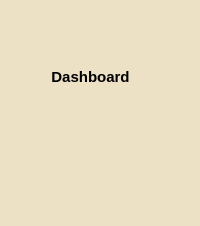
       <widget class="QWidget" name="widget_18" native="true">
        <property name="minimumSize">
         <size>
          <width>180</width>
          <height>0</height>
         </size>
        </property>
        <property name="styleSheet">
         <string notr="true">background-color:#ECE1C5;</string>
        </property>
        <layout class="QVBoxLayout" name="verticalLayout_5">
         <item>
          <widget class="QWidget" name="widget_19" native="true">
           <property name="minimumSize">
            <size>
             <width>0</width>
             <height>150</height>
            </size>
           </property>
           <property name="styleSheet">
            <string notr="true">background-color:transparent;</string>
           </property>
           <widget class="QToolButton" name="Dashboard_button">
            <property name="geometry">
             <rect>
              <x>-1</x>
              <y>10</y>
              <width>161</width>
              <height>111</height>
             </rect>
            </property>
            <property name="font">
             <font>
              <pointsize>-1</pointsize>
              <weight>75</weight>
              <italic>false</italic>
              <bold>true</bold>
             </font>
            </property>
            <property name="cursor">
             <cursorShape>PointingHandCursor</cursorShape>
            </property>
            <property name="styleSheet">
             <string notr="true">QToolButton{
background-color:#ECE1C5;
border-radius:20px;
font-size: 15px;
color: black;
font: &quot;Jost&quot; ;
font-weight: bold;

}

QToolButton:hover {
background-color: rgba(244,237,228,200);
border-radius: 20px;
}</string>
            </property>
            <property name="text">
             <string>Dashboard</string>
            </property>
            <property name="icon">
             <iconset resource="resources.qrc">
              <normaloff>:/newPrefix/icons8-dashboard-80.png</normaloff>
              <activeoff>:/newPrefix/icons8-dashboard-80.png</activeoff>:/newPrefix/icons8-dashboard-80.png</iconset>
            </property>
            <property name="iconSize">
             <size>
              <width>100</width>
              <height>100</height>
             </size>
            </property>
            <property name="toolButtonStyle">
             <enum>Qt::ToolButtonTextUnderIcon</enum>
            </property>
           </widget>
          </widget>
         </item>
         <item>
          <widget class="QWidget" name="widget_20" native="true">
           <property name="sizePolicy">
            <sizepolicy hsizetype="Preferred" vsizetype="Expanding">
             <horstretch>0</horstretch>
             <verstretch>0</verstretch>
            </sizepolicy>
           </property>
           <property name="styleSheet">
            <string notr="true">background-color:transparent;</string>
           </property>
           <layout class="QVBoxLayout" name="verticalLayout_6">
            <item>
             <widget class="QWidget" name="widget_21" native="true">
              <widget class="QPushButton" name="Inventory">
               <property name="geometry">
                <rect>
                 <x>-19</x>
                 <y>14</y>
                 <width>181</width>
                 <height>51</height>
                </rect>
               </property>
               <property name="font">
                <font/>
               </property>
               <property name="cursor">
                <cursorShape>PointingHandCursor</cursorShape>
               </property>
               <property name="layoutDirection">
                <enum>Qt::LeftToRight</enum>
               </property>
               <property name="styleSheet">
                <string notr="true">QPushButton {
    background-color: transparent;
    border: none;
    text-align: center;
    width: 200px; /* Default width */
    height: 50px; /* Optional height for consistency */
}

QPushButton:hover {
    background-color: rgba(244,237,228,200);
border-radius: 20px;
    width: 300px; /* Width change on hover */
 
}
</string>
               </property>
               <property name="text">
                <string/>
               </property>
               <property name="icon">
                <iconset resource="resources.qrc">
                 <normaloff>:/newPrefix/inventory.png</normaloff>
                 <normalon>:/newPrefix/inventory.png</normalon>
                 <disabledoff>:/newPrefix/inventory-w.png</disabledoff>
                 <disabledon>:/newPrefix/inventory-w.png</disabledon>
                 <activeoff>:/newPrefix/inventory-w.png</activeoff>
                 <activeon>:/newPrefix/inventory-w.png</activeon>
                 <selectedoff>:/newPrefix/inventory-w.png</selectedoff>
                 <selectedon>:/newPrefix/inventory.png</selectedon>:/newPrefix/inventory.png</iconset>
               </property>
               <property name="iconSize">
                <size>
                 <width>50</width>
                 <height>50</height>
                </size>
               </property>
              </widget>
             </widget>
            </item>
            <item>
             <widget class="QWidget" name="widget_22" native="true">
              <widget class="QPushButton" name="Order">
               <property name="geometry">
                <rect>
                 <x>-20</x>
                 <y>20</y>
                 <width>181</width>
                 <height>51</height>
                </rect>
               </property>
               <property name="font">
                <font>
                 <pointsize>12</pointsize>
                </font>
               </property>
               <property name="cursor">
                <cursorShape>PointingHandCursor</cursorShape>
               </property>
               <property name="layoutDirection">
                <enum>Qt::LeftToRight</enum>
               </property>
               <property name="styleSheet">
                <string notr="true">QPushButton {
    background-color: transparent;
    border: none;
    text-align: center;
    width: 200px; /* Default width */
    height: 50px; /* Optional height for consistency */
}

QPushButton:hover {
    background-color: rgba(244,237,228,200);
border-radius: 20px;
    width: 300px; /* Width change on hover */
}
</string>
               </property>
               <property name="text">
                <string/>
               </property>
               <property name="icon">
                <iconset resource="resources.qrc">
                 <normaloff>:/newPrefix/icons8-order-management-64 1.png</normaloff>
                 <activeoff>:/newPrefix/icons8-order-management-64 (1) 1.png</activeoff>:/newPrefix/icons8-order-management-64 1.png</iconset>
               </property>
               <property name="iconSize">
                <size>
                 <width>50</width>
                 <height>50</height>
                </size>
               </property>
              </widget>
             </widget>
            </item>
            <item>
             <widget class="QWidget" name="widget_23" native="true">
              <widget class="QPushButton" name="Report">
               <property name="geometry">
                <rect>
                 <x>-20</x>
                 <y>20</y>
                 <width>181</width>
                 <height>55</height>
                </rect>
               </property>
               <property name="font">
                <font>
                 <pointsize>12</pointsize>
                </font>
               </property>
               <property name="cursor">
                <cursorShape>PointingHandCursor</cursorShape>
               </property>
               <property name="layoutDirection">
                <enum>Qt::LeftToRight</enum>
               </property>
               <property name="styleSheet">
                <string notr="true">QPushButton {
    background-color: transparent;
    border: none;
    text-align: center;
    width: 200px; /* Default width */
    height: 50px; /* Optional height for consistency */
}

QPushButton:hover {
    background-color: rgba(244,237,228,200);
border-radius: 20px;
    width: 300px; /* Width change on hover */
}
</string>
               </property>
               <property name="text">
                <string/>
               </property>
               <property name="icon">
                <iconset resource="resources.qrc">
                 <normaloff>:/newPrefix/icons8-health-graph-50.png</normaloff>
                 <activeoff>:/newPrefix/icons8-health-graph-50 (1).png</activeoff>:/newPrefix/icons8-health-graph-50.png</iconset>
               </property>
               <property name="iconSize">
                <size>
                 <width>50</width>
                 <height>50</height>
                </size>
               </property>
              </widget>
             </widget>
            </item>
            <item>
             <widget class="QWidget" name="widget_24" native="true">
              <widget class="QPushButton" name="Supplier">
               <property name="geometry">
                <rect>
                 <x>-20</x>
                 <y>20</y>
                 <width>181</width>
                 <height>51</height>
                </rect>
               </property>
               <property name="font">
                <font>
                 <pointsize>12</pointsize>
                </font>
               </property>
               <property name="cursor">
                <cursorShape>PointingHandCursor</cursorShape>
               </property>
               <property name="layoutDirection">
                <enum>Qt::LeftToRight</enum>
               </property>
               <property name="styleSheet">
                <string notr="true">QPushButton {
    background-color: transparent;
    border: none;
    text-align: center;
    width: 200px; /* Default width */
    height: 50px; /* Optional height for consistency */
}

QPushButton:hover {
    background-color: rgba(244,237,228,200);
border-radius: 20px;
    width: 300px; /* Width change on hover */
}
</string>
               </property>
               <property name="text">
                <string/>
               </property>
               <property name="icon">
                <iconset resource="resources.qrc">
                 <normaloff>:/newPrefix/supplier.png</normaloff>
                 <activeoff>:/newPrefix/icons8-supplier-50.png</activeoff>:/newPrefix/supplier.png</iconset>
               </property>
               <property name="iconSize">
                <size>
                 <width>50</width>
                 <height>50</height>
                </size>
               </property>
              </widget>
             </widget>
            </item>
            <item>
             <widget class="QWidget" name="widget_25" native="true"/>
            </item>
            <item>
             <widget class="QWidget" name="widget_26" native="true">
              <widget class="QPushButton" name="Logout">
               <property name="geometry">
                <rect>
                 <x>30</x>
                 <y>20</y>
                 <width>71</width>
                 <height>51</height>
                </rect>
               </property>
               <property name="font">
                <font>
                 <pointsize>12</pointsize>
                </font>
               </property>
               <property name="cursor">
                <cursorShape>PointingHandCursor</cursorShape>
               </property>
               <property name="layoutDirection">
                <enum>Qt::LeftToRight</enum>
               </property>
               <property name="styleSheet">
                <string notr="true">QPushButton{
background-color:transparent;
border:null;
text-align:center;
}

QPushButton:hover {
background-color: rgba(244,237,228,200);
border-radius: 20px;
}

</string>
               </property>
               <property name="text">
                <string/>
               </property>
               <property name="icon">
                <iconset resource="resources.qrc">
                 <normaloff>:/newPrefix/logout.png</normaloff>
                 <activeoff>:/newPrefix/w-logot.png</activeoff>:/newPrefix/logout.png</iconset>
               </property>
               <property name="iconSize">
                <size>
                 <width>40</width>
                 <height>40</height>
                </size>
               </property>
              </widget>
             </widget>
            </item>
           </layout>
          </widget>
         </item>
        </layout>
       </widget>
